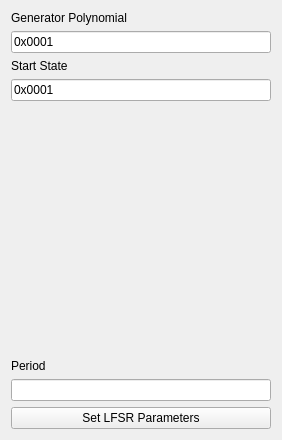
<?xml version="1.0" encoding="UTF-8"?>
<ui version="4.0">
 <class>LFSRPatternUI</class>
 <widget class="QWidget" name="LFSRPatternUI">
  <property name="geometry">
   <rect>
    <x>0</x>
    <y>0</y>
    <width>282</width>
    <height>440</height>
   </rect>
  </property>
  <property name="windowTitle">
   <string>Form</string>
  </property>
  <layout class="QGridLayout" name="gridLayout">
   <item row="1" column="0">
    <widget class="QLineEdit" name="genPoly">
     <property name="text">
      <string>0x0001</string>
     </property>
    </widget>
   </item>
   <item row="7" column="0">
    <widget class="QPushButton" name="setLFSRParameters">
     <property name="text">
      <string>Set LFSR Parameters</string>
     </property>
    </widget>
   </item>
   <item row="6" column="0">
    <widget class="QLineEdit" name="polyPeriod">
     <property name="readOnly">
      <bool>true</bool>
     </property>
    </widget>
   </item>
   <item row="4" column="0">
    <spacer name="verticalSpacer">
     <property name="orientation">
      <enum>Qt::Vertical</enum>
     </property>
     <property name="sizeHint" stdset="0">
      <size>
       <width>20</width>
       <height>40</height>
      </size>
     </property>
    </spacer>
   </item>
   <item row="0" column="0">
    <widget class="QLabel" name="label">
     <property name="text">
      <string>Generator Polynomial</string>
     </property>
    </widget>
   </item>
   <item row="3" column="0">
    <widget class="QLineEdit" name="startState">
     <property name="text">
      <string>0x0001</string>
     </property>
    </widget>
   </item>
   <item row="2" column="0">
    <widget class="QLabel" name="label_2">
     <property name="text">
      <string>Start State</string>
     </property>
    </widget>
   </item>
   <item row="5" column="0">
    <widget class="QLabel" name="label_3">
     <property name="text">
      <string>Period</string>
     </property>
    </widget>
   </item>
  </layout>
 </widget>
 <resources/>
 <connections/>
</ui>
